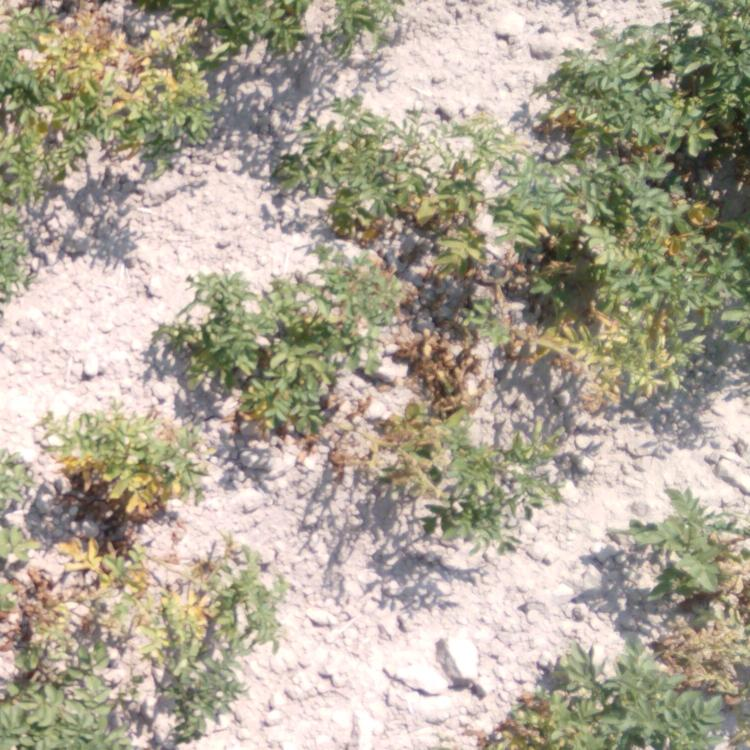
#> input picture Image_026.jpg, 750 x 750 px
$ python kaze.py
#> lines starting #> are read from the running program, lines starting #| are printed output that depends on the picture; long printed decimals are rounded
# -*- coding: utf-8 -*-
"""
Created on Mon Sep  4 16:12:33 2023

@author: Sarwar
"""

import cv2
from datetime import datetime
import numpy as np
import math

# sift
kaze = cv2.KAZE_create()

# feature matching
bf = cv2.BFMatcher(cv2.NORM_L2, crossCheck=True)
#bf = cv2.BFMatcher(cv2.NORM_HAMMING, crossCheck=True)


img1 = cv2.imread('Image_026.jpg')
#> img1 is the input picture: shape (750, 750, 3); mean B, G, R 150, 166.8, 175
img2 = cv2.imread('Image_029.jpg')
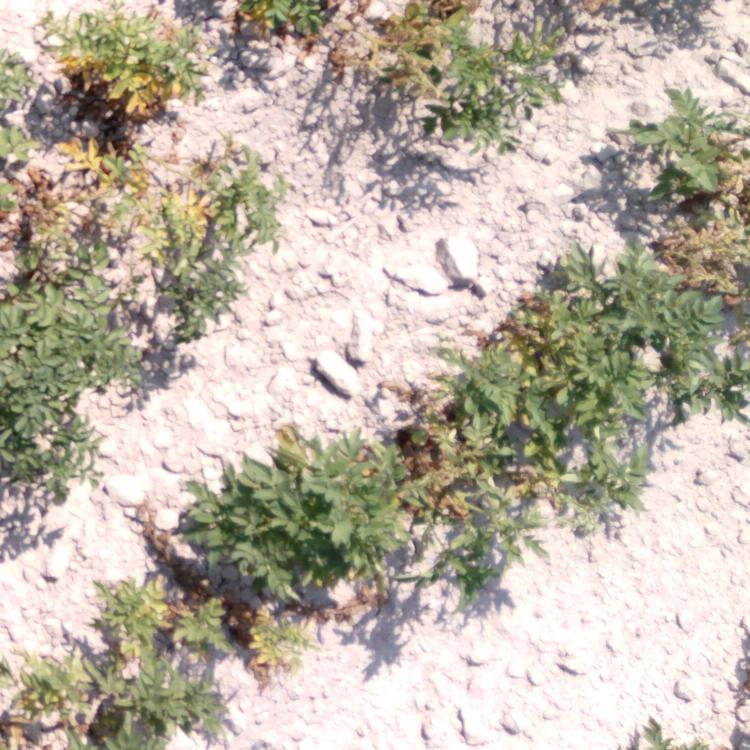
#> input picture Image_029.jpg, 750 x 750 px
#> img2 is the input picture: shape (750, 750, 3); mean B, G, R 163.3, 177.6, 187.1

img1 = cv2.cvtColor(img1, cv2.COLOR_BGR2GRAY)
#> img1: shape (750, 750)
img2 = cv2.cvtColor(img2, cv2.COLOR_BGR2GRAY)
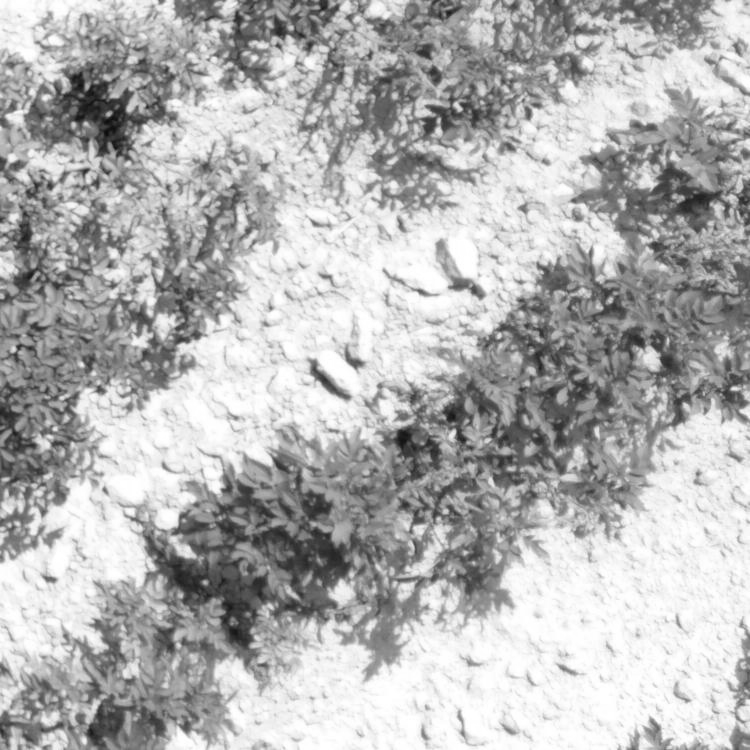
#> img2: shape (750, 750); min 11, max 255, mean 178.8

kp1, desc1 = kaze.detectAndCompute(img1, None)
#> kp1 = 5604 keypoints; strongest (x, y, size): (695, 29, 9.4), (85, 377, 7.4), (400, 371, 9.6), (457, 684, 9.4)
start = datetime.now()
kp2, desc2 = kaze.detectAndCompute(img2, None)
#> kp2 = 5320 keypoints; strongest (x, y, size): (648, 358, 15.4), (341, 592, 16), (355, 363, 9.3), (165, 324, 15.3)

matches = bf.match(desc1, desc2)
#> matches = 2681 matches
matches = sorted(matches, key=lambda x: x.distance)
end = datetime.now()

img3 = cv2.drawMatches(img1, kp1, img2, kp2, matches[0:1000], None, flags=2)
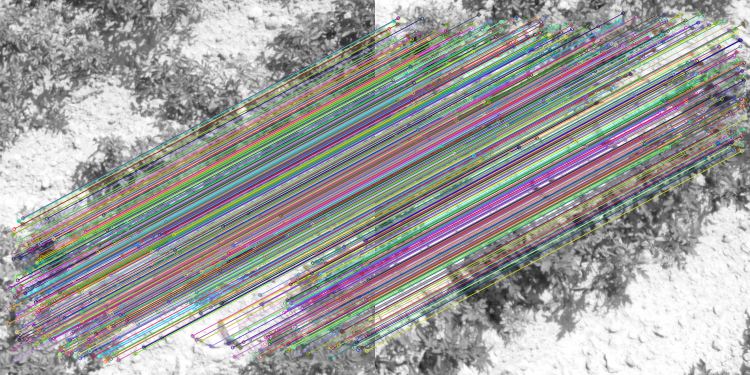
#> img3: shape (750, 1500, 3) (shown at 1/2 size); mean of channels 0, 1, 2 156, 156.9, 157.4; drawn as B, G, R

cv2.imshow('KAZE: Regular Image', img3)

cv2.waitKey(0)
td = (end - start).total_seconds() * 10**3

# Set a distance threshold for consistency
consistency_threshold = 30


# Get consistently matched keypoints
consistent_matches = [match for match in matches if match.distance < consistency_threshold]
#> consistent_matches = 2681 matches

# Calculate detection rate
detection_rate = (len(consistent_matches) / max(len(kp1), len(kp2))) * 100
#> detection_rate = 47.84

print("Detection Rate:", detection_rate)
#| Detection Rate: 47.841

# Calculate false positives
false_positive_count = max(len(kp1), len(kp2)) - len(consistent_matches)
#> false_positive_count = 2923

# Calculate false positive rate
false_positive_rate = (false_positive_count / max(len(kp1), len(kp2))) * 100
#> false_positive_rate = 52.16

print("False Positive Rate:", false_positive_rate)
#| False Positive Rate: 52.159

# Calculate matching robustness
matching_robustness = (len(consistent_matches) / max(len(kp1), len(kp2))) * 100
#> matching_robustness = 47.84

print("Matching Robustness:", matching_robustness)
#| Matching Robustness: 47.841

# Calculate repeatability
repeatability = (len(consistent_matches) / len(kp2)) * 100
#> repeatability = 50.39

print("Repeatability:", repeatability)
#| Repeatability: 50.395

# Calculate matching accuracy
correctly_matched_count = sum(1 for match in consistent_matches if match.queryIdx == match.trainIdx)
#> correctly_matched_count = 0
matching_accuracy = (correctly_matched_count / len(consistent_matches)) * 100
#> matching_accuracy = 0

print("Correctly Match count:", correctly_matched_count)
#| Correctly Match count: 0
print("Matching Accuracy:", matching_accuracy)
#| Matching Accuracy: 0.0

# Get consistently matched keypoints
consistent_matches = [match for match in matches if match.distance < consistency_threshold]
consistent_keypoints1 = np.array([kp1[match.queryIdx].pt for match in consistent_matches])
#> consistent_keypoints1 = 2681 pairs, first value 5.62 to 743.3, second value 6.03 to 743.4
consistent_keypoints2 = np.array([kp2[match.trainIdx].pt for match in consistent_matches])
#> consistent_keypoints2 = 2681 pairs, first value 5.54 to 743.2, second value 5.99 to 738.4

# Calculate localization errors
localization_errors = np.sqrt(np.sum((consistent_keypoints1 - consistent_keypoints2)**2, axis=1))
#> localization_errors = 2681 values, max 884.5 at index 2424, min 24.55 at index 2613, mean 394.5
# Compute statistics
mean_error = np.mean(localization_errors)
#> mean_error = 394.5
median_error = np.median(localization_errors)
#> median_error = 400
std_deviation = np.std(localization_errors)
#> std_deviation = 79.71

print("Mean Localization Error:", mean_error)
#| Mean Localization Error: 394.471
print("Median Localization Error:", median_error)
#| Median Localization Error: 400.000
print("Standard Deviation of Localization Errors:", std_deviation)
#| Standard Deviation of Localization Errors: 79.709

print(f"Execution time for 2 general image : {td:.03f}ms")
print(len(kp1))
#| 5604
print(len(kp2))
#| 5320
print(len(matches))
#| 2681
print("Consistence Match", len(consistent_matches))
#| Consistence Match 2681
#print("Consistence Match", consistent_matches)
#print((len(kp2)/len(kp1))*100)

# ####Image rotate 90 degree clockwise start ###
start = datetime.now()
img_90_clkw = cv2.rotate(img2, cv2.ROTATE_90_CLOCKWISE)
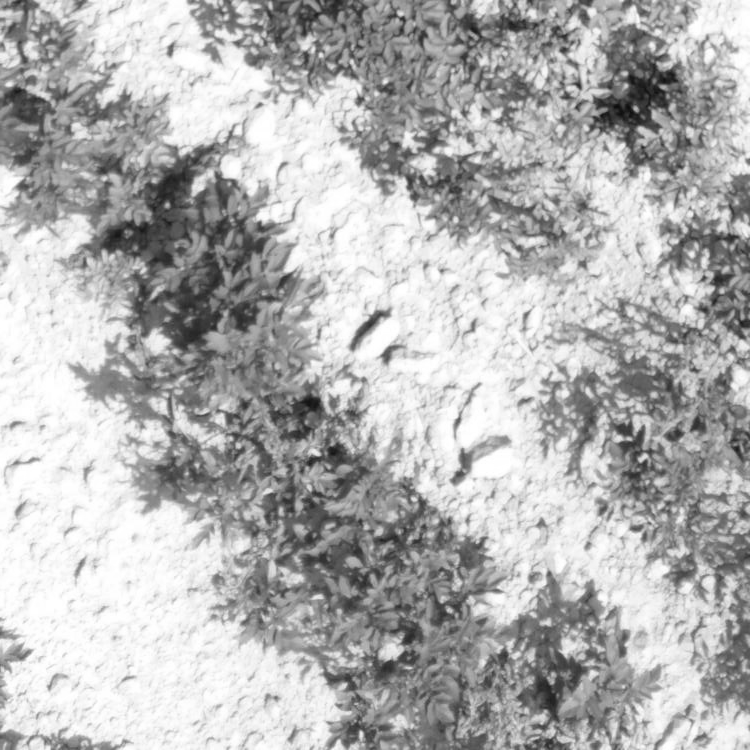
#> img_90_clkw: shape (750, 750); min 11, max 255, mean 178.8


# find the keypoints with STAR for clockwise 90 degree rotated image
kp_90_clkw = kaze.detectAndCompute(img_90_clkw, None)
# compute the descriptors with BRIEF
kp_90_clkw, desc_90_clkw = kaze.detectAndCompute(img_90_clkw, None)
#> kp_90_clkw = 5322 keypoints; strongest (x, y, size): (391, 648, 15.4), (157, 341, 16), (386, 355, 9.3), (425, 165, 15.3)

matches = bf.match(desc1, desc_90_clkw)
#> matches = 2725 matches
matches = sorted(matches, key=lambda x: x.distance)
end = datetime.now()

img3_90_clkw = cv2.drawMatches(img1, kp1, img_90_clkw, kp_90_clkw, matches[0:300], img2, flags=2)
cv2.imshow('KAZE: 90 degree clockwise Rotated Image', img3_90_clkw)
cv2.waitKey(0)
td = (end - start).total_seconds() * 10**3
print(f"TExecution time for 90 degree rotated image : {td:.03f}ms")
print(len(kp1))
#| 5604
print(len(kp_90_clkw))
#| 5322
print(len(matches))
#| 2725
#print((len(kp2_90_clkw)/len(kp1))*100)

# ####Image rotate 90 degree clockwise end ###

# ####Image rotate 180 degree clockwise start ###
start = datetime.now()
img_180_clkw = cv2.rotate(img2, cv2.ROTATE_180)
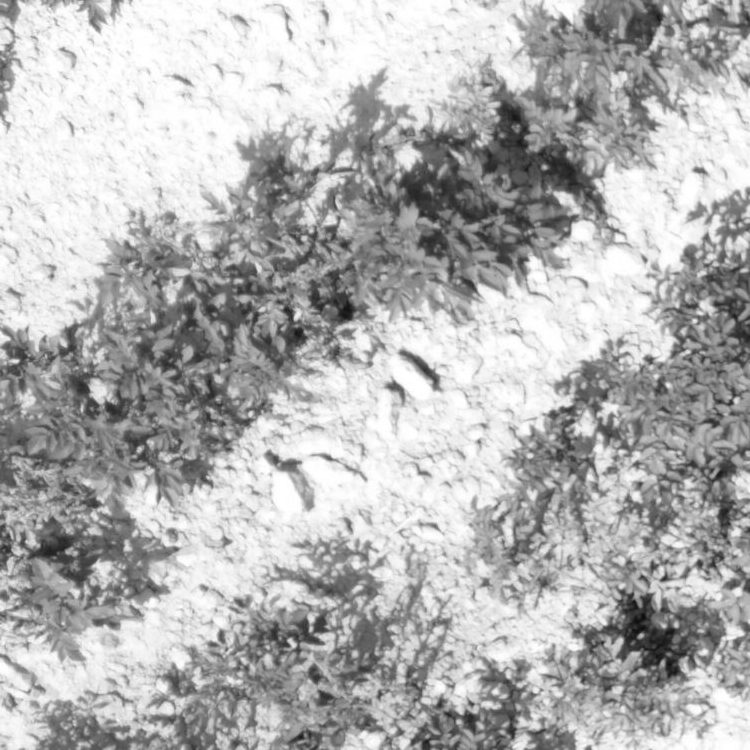
#> img_180_clkw: shape (750, 750); min 11, max 255, mean 178.8

# find the keypoints with STAR for clockwise 90 degree rotated image
kp_180_clkw = kaze.detectAndCompute(img_180_clkw, None)
# compute the descriptors with BRIEF
kp_180_clkw, desc_180_clkw = kaze.detectAndCompute(img_180_clkw, None)
#> kp_180_clkw = 5322 keypoints; strongest (x, y, size): (101, 391, 15.4), (408, 157, 16), (394, 386, 9.3), (584, 425, 15.3)

matches = bf.match(desc1, desc_180_clkw)
#> matches = 2705 matches
matches = sorted(matches, key=lambda x: x.distance)
end = datetime.now()

img3_180_clkw = cv2.drawMatches(img1, kp1, img_90_clkw, kp_180_clkw, matches[0:300], None, flags=2)
cv2.imshow('KAZE: 180 degree clockwise Rotated Image', img3_180_clkw)
cv2.waitKey(0)
td = (end - start).total_seconds() * 10**3
print(f"Execution time for 180 degree clockwise rotated image : {td:.03f}ms")
print(len(kp1))
#| 5604
print(len(kp_180_clkw))
#| 5322
print(len(matches))
#| 2705
#print((len(kp2_180_clkw)/len(kp1))*100)
# ####Image rotate 180 degree clockwise end ###

# ####Image rotate 270 degree clockwise start ###
start = datetime.now()
img_270_clkw = cv2.rotate(img2, cv2.ROTATE_90_COUNTERCLOCKWISE)
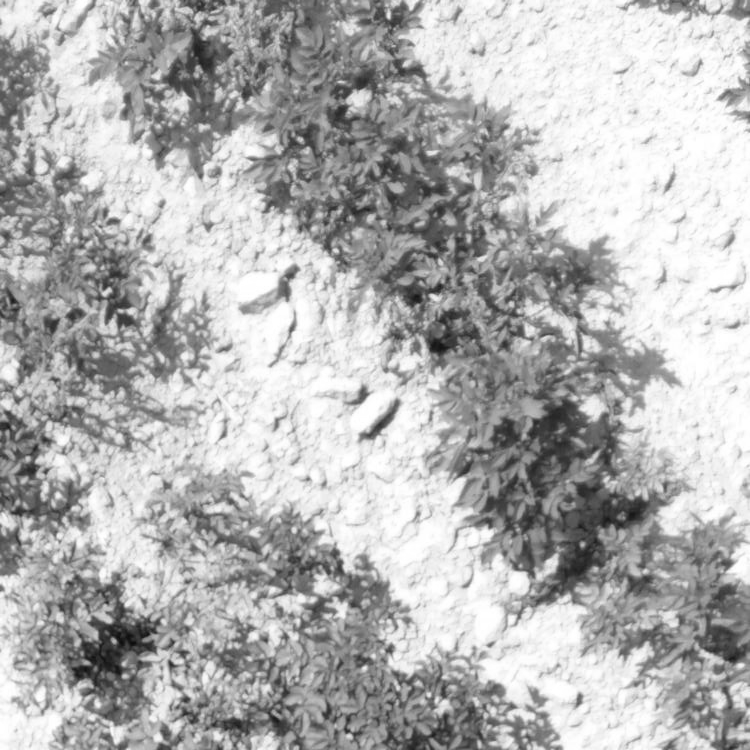
#> img_270_clkw: shape (750, 750); min 11, max 255, mean 178.8
# find the keypoints with STAR for clockwise 90 degree rotated image
kp_270_clkw = kaze.detectAndCompute(img_270_clkw, None)
# compute the descriptors with BRIEF
kp_270_clkw, desc_270_clkw = kaze.detectAndCompute(img_270_clkw, None)
#> kp_270_clkw = 5320 keypoints; strongest (x, y, size): (358, 101, 15.4), (592, 408, 16), (363, 394, 9.3), (324, 584, 15.3)

matches = bf.match(desc1, desc_270_clkw)
#> matches = 2607 matches
matches = sorted(matches, key=lambda x: x.distance)
end = datetime.now()

img3_270_clkw = cv2.drawMatches(img1, kp1, img_270_clkw, kp_270_clkw, matches[0:300], None, flags=2)
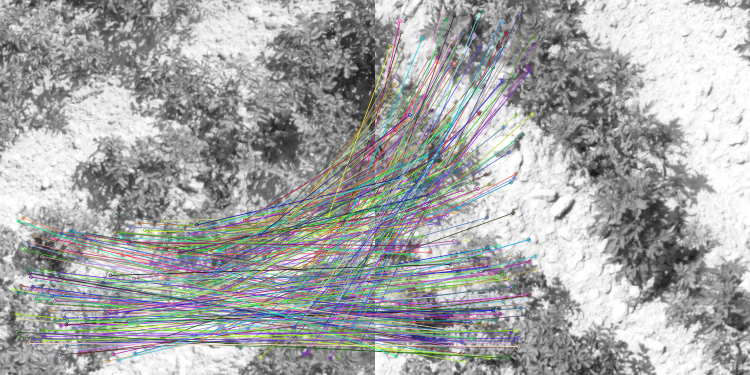
#> img3_270_clkw: shape (750, 1500, 3) (shown at 1/2 size); mean of channels 0, 1, 2 166.3, 166.2, 165.1; drawn as B, G, R
cv2.imshow('KAZE: 90 degree anti-clockwise Rotated Image', img3_270_clkw)
cv2.waitKey(0)
td = (end - start).total_seconds() * 10**3
print(f"Execution time for 90 degree anticlockwise rotated image : {td:.03f}ms")
print(len(kp1))
#| 5604
print(len(kp_270_clkw))
#| 5320
print(len(matches))
#| 2607
